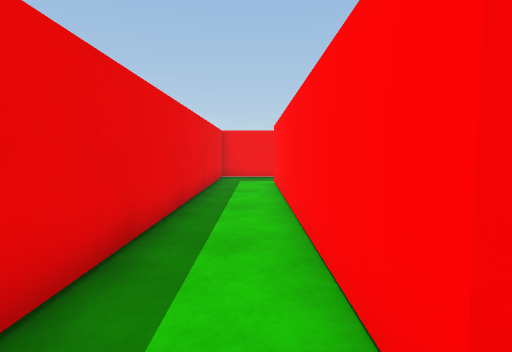
view 1 (above)

22 first-person views from a walk through a Unity game level. The camera is 0.55 m above the floor, tilts 4° down and sees 75° across. The floor is counted in squares, 0.5 m on a side. Each view is taken from the middle of a square. On the plan, view 1 faces up. The plan holds only what a view shows up to about 13 squares ahead; the rest is blank.

view 2
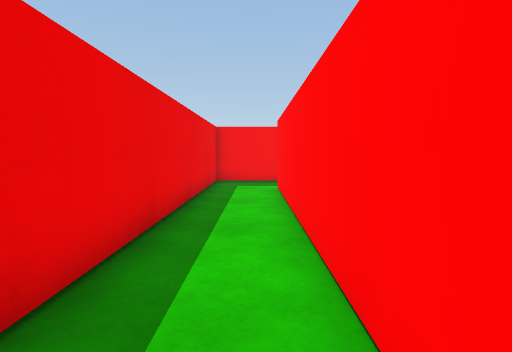

view 3
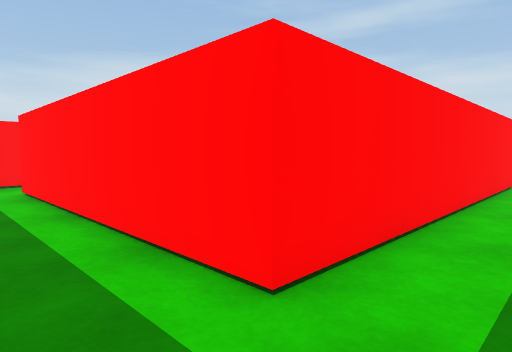

view 4
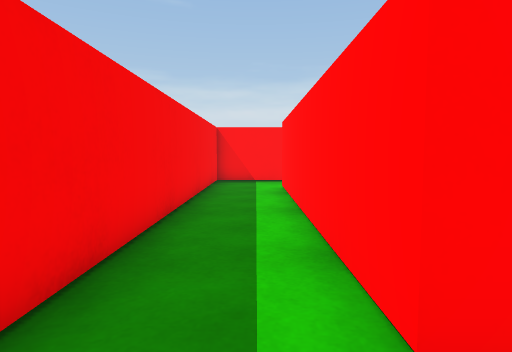

view 5
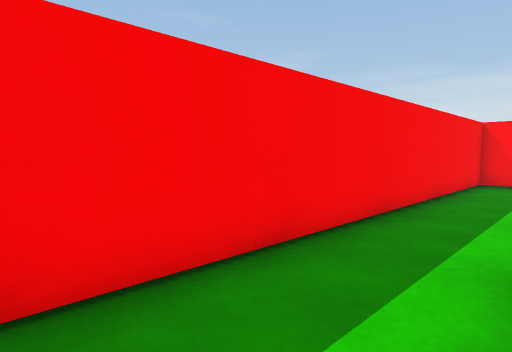

view 6
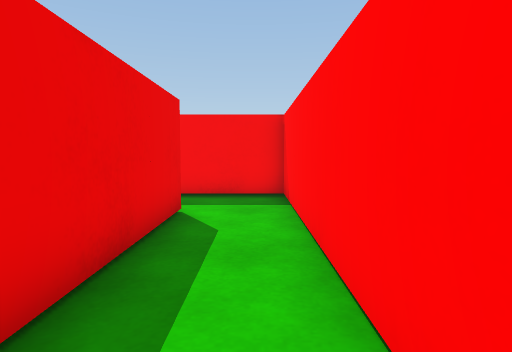

view 7
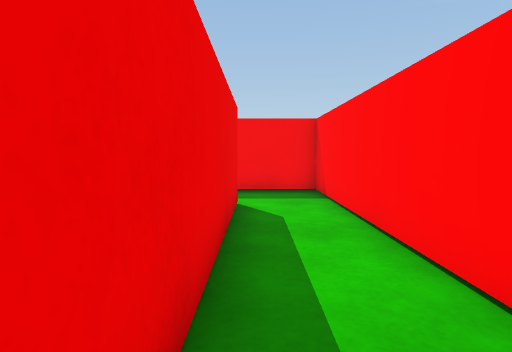

view 8
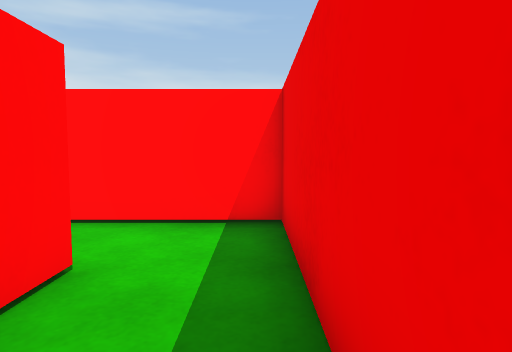

view 9
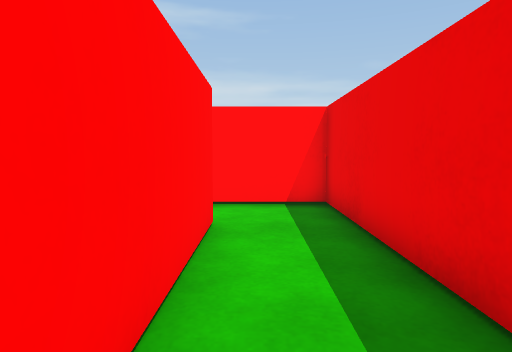

view 10
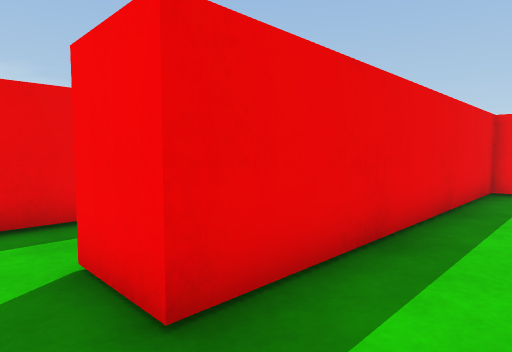

view 11
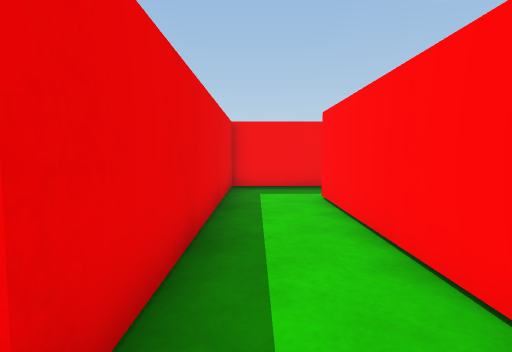

view 12
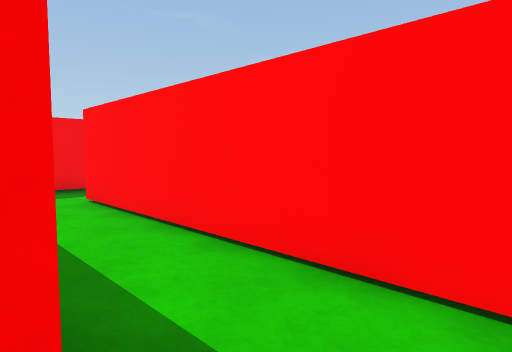

view 13
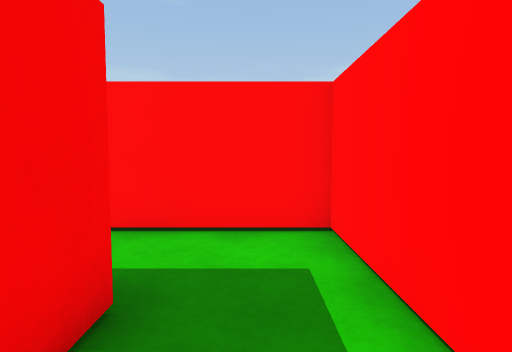

view 14
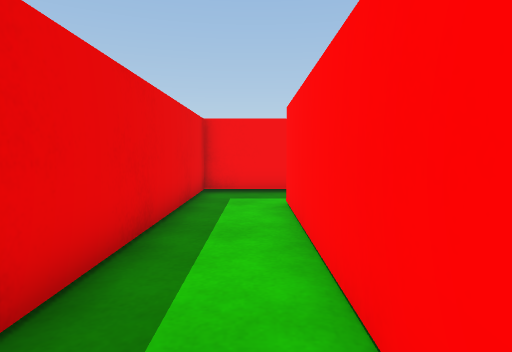

view 15
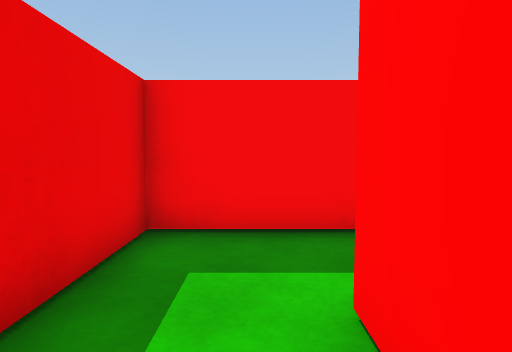

view 16
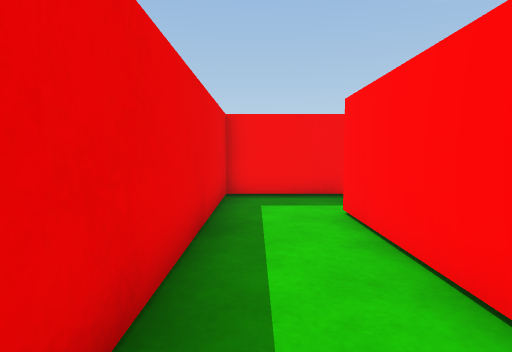

view 17
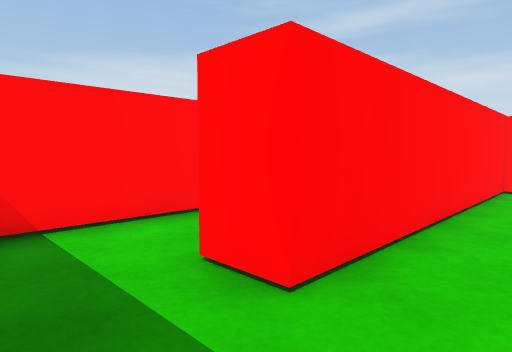

view 18
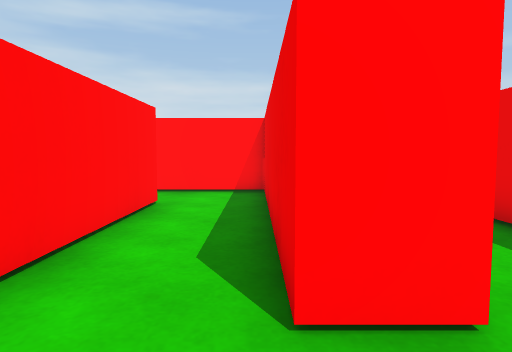

view 19
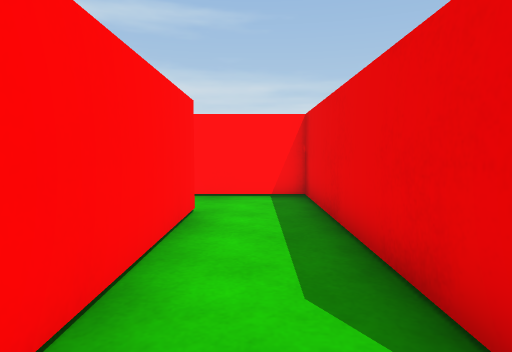

view 20
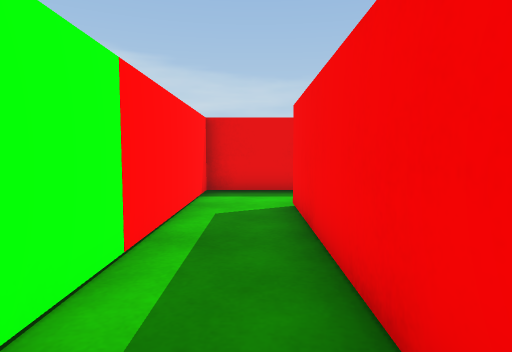

view 21
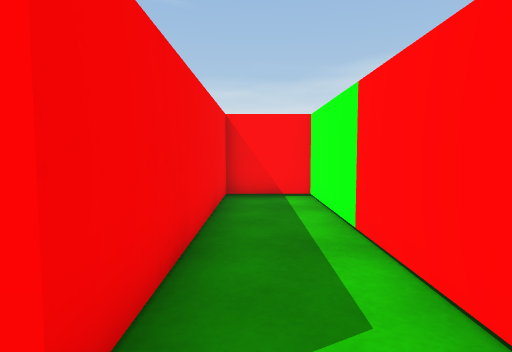

view 22
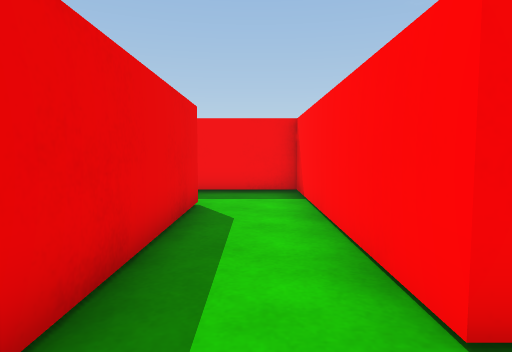

### Floor plan
Ten units are one square. View 1 is at (0, 0); x grows to the right and y downward. Boxes are objects, and circles mark ways between rooms. Rooms are numbered by the first view taken in them; rooms with no view inside come last. Other rooms are left out.
<svg viewBox="-20 -150 179 165">
<path fill="none" stroke="#000" d="M117 -59 117 -145 -15 -145 -15 10 5 10M7 -10 7 -122 96 -122 96 -39 115 -39M44 -104 22 -104 22 -10 7 -10M5 10 46 10 46 -80M149 -6 154 -6 154 -28 82 -28 82 -104 44 -104M46 -80 58 -80 58 -6 121 -6"/>
<circle cx="15" cy="0" r="3" fill="#2a7"/>
<circle cx="55" cy="-95" r="3" fill="#2a7"/>
<text x="40" y="-130">1</text>
<text x="30" y="-50">2</text>
<text x="100" y="-20">3</text>
</svg>
Room 1 opens to room 2. Room 2 opens to room 3.

Where each view was taken, in squares from view 1:
view 1: 0 up, 0 right, facing up
view 2: 2 up, 0 right, facing up
view 3: 14 up, 1 left, facing down-right
view 4: 13 up, 1 left, facing right
view 5: 12 up, 1 left, facing up-right
view 6: 6 up, 11 right, facing up
view 7: 5 up, 10 right, facing up
view 8: 9 up, 10 right, facing down
view 9: 6 up, 0 right, facing down
view 10: 0 up, 4 right, facing up-left
view 11: 0 up, 3 right, facing up
view 12: 0 up, 2 right, facing up-right
view 13: 0 up, 0 right, facing right
view 14: 5 up, 0 right, facing up
view 15: 10 up, 0 right, facing up
view 16: 2 up, 3 right, facing up
view 17: 10 up, 3 right, facing down-right
view 18: 10 up, 6 right, facing down
view 19: 9 up, 7 right, facing down
view 20: 2 up, 15 right, facing left
view 21: 2 up, 7 right, facing right
view 22: 1 up, 7 right, facing up
